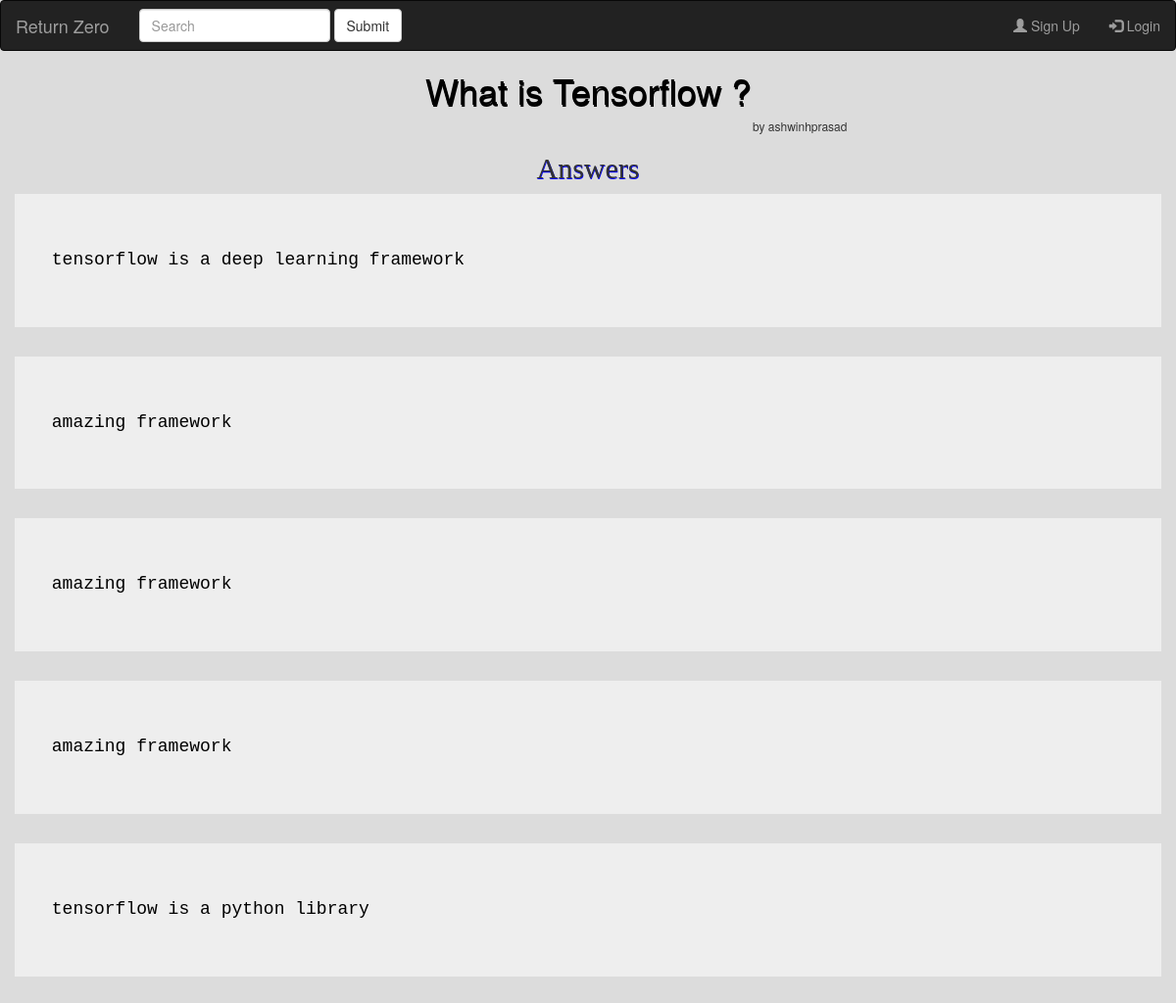
The page /qa/details/1 on the database its author committed.
### qa/models.py (models this page shows, shortened)
class questions(models.Model):
    question_name = models.CharField(max_length=500)
    asked_by = models.ForeignKey(UserModel,on_delete=models.CASCADE)
    uploaded_at = models.DateTimeField(auto_now_add=True)
    answer_ques = models.ManyToManyField(answers,blank=True)

class answers(models.Model):
    answer = models.CharField(max_length=1000)

### user/models.py (models this page shows, shortened)
class UserModel(AbstractBaseUser):
    email = models.EmailField(unique=True)
    name = models.CharField(max_length=30)
    phone_no = models.CharField(max_length=10)
    is_staff = models.BooleanField(default=False)
    is_admin = models.BooleanField(default=False)
    is_superuser = models.BooleanField(default=False)
    is_active = models.BooleanField(default=True)
    USERNAME_FIELD = 'email'
    REQUIRED_FIELDS = ['name','phone_no']
    objects = UserManager()

### qa/views.py (the view, shortened to what this page needs)
# urls.py: path('details/<int:id>',DetailView,name='details')
def DetailView(request,id):
    context = {}
    try:
        question = questions.objects.get(pk=id)
        context['question'] = question
    except:
        context['question'] = None
    return render(request,'qa/details.html',context)

### qa/templates/qa/details.html (shortened to what this page needs)
{% extends "./base.html" %}
  {% block bodyblock %}
    {% if question %}
      <h1 id="question">{{ question.question_name }}</h1>
      <h6 id="author">by {{ question.asked_by.name }}</h6>
      <h2>Answers</h2>
        {% for answer in question.answer_ques.all %}
          <div class="container jumbotron">
            <h4>{{ answer.answer }}</h4>
          </div>
        {% endfor %}
    {% endif %}
  {% endblock %}

### static/css/base.css (style rules this page uses)
body { background-color: gainsboro !important; }
#question { text-align: center; color:black; text-shadow: 1px 2px black; }
#author { margin-left: 64%; top:14%; }
h2 { text-align: center; font-family: fantasy; text-shadow: 0.5px 1px blue; }
h4 { margin-left: 2%; font-family: monospace; color: black; }

### rows shown on the page
questions: question_name "What is Tensorflow ?", asked_by.name "ashwinhprasad"
answers: answer "tensorflow is a deep learning framework"
answers: answer "amazing framework"
answers: answer "amazing framework"
answers: answer "amazing framework"
answers: answer "tensorflow is a python library"
